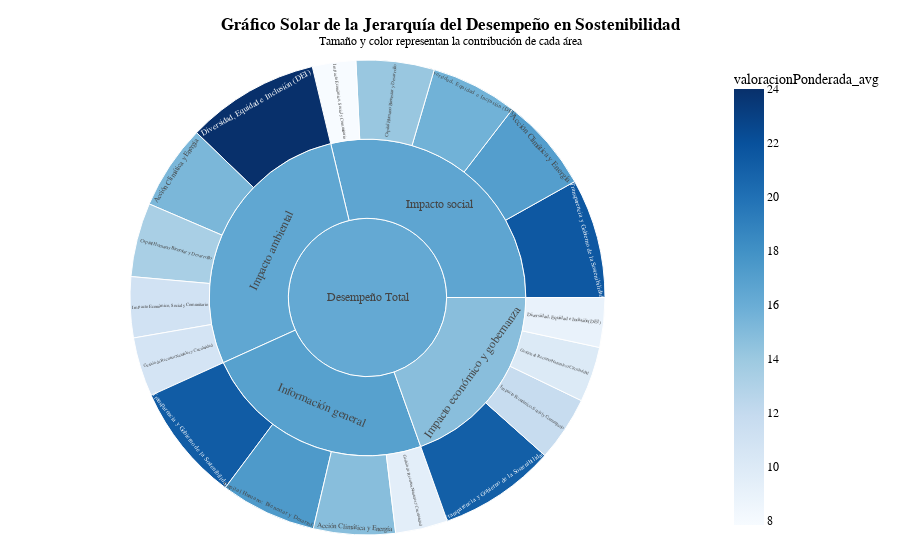

Notebook cell for this chart:
### Markdown cell above
## 8. Gráfico Solar (Sunburst) de la Jerarquía del Desempeño

### Code cell
# 1. Preparación de Datos para el Sunburst
# No se requiere una gran preparación, Plotly Express puede manejar la jerarquía directamente.
# Se asegura que no haya valores nulos en las columnas de la jerarquía.
sunburst_data = raw_data.dropna(subset=['Bloque', 'Nombre Pilar'])
sunburst_data = sunburst_data[sunburst_data['valoracionPonderada'] > 0]

# 2. Creación del Gráfico Sunburst con Plotly Express
# Agrupar los datos para calcular el promedio de 'valoracionPonderada'
# Esto es necesario porque queremos que el tamaño y el color reflejen el desempeño promedio, no la suma.
sunburst_agg_data = sunburst_data.groupby(['Bloque', 'Nombre Pilar']).agg(
    valoracionPonderada_avg=('valoracionPonderada', 'mean')
).reset_index()

fig_sunburst = px.sunburst(
    sunburst_agg_data,
    # La jerarquía define los anillos del gráfico, desde el centro hacia afuera.
    path=[px.Constant("Desempeño Total"), 'Bloque', 'Nombre Pilar'],
    # El tamaño y el color de cada segmento se basan en el promedio de la valoración ponderada.
    values='valoracionPonderada_avg',
    color='valoracionPonderada_avg',
    # Se usa una escala de color que va de un color claro a uno oscuro para representar la magnitud.
    color_continuous_scale='Blues',
    hover_data={'valoracionPonderada_avg': ':.2f'}
)

# 3. Personalización y Estilo del Gráfico
fig_sunburst.update_layout(
    title_text="<b>Gráfico Solar de la Jerarquía del Desempeño en Sostenibilidad</b><br><sup>Tamaño y color representan la contribución de cada área</sup>",
    title_x=0.5,
    margin = dict(t=60, l=25, r=25, b=25),
    font=dict(family="Arial, sans-serif", size=12, color="black")
)

# Personalización del hover para mostrar la información de forma más clara
fig_sunburst.update_traces(
    hovertemplate='<b>%{label}</b><br>Valoración Ponderada Total: %{value:,.2f}<br>Contribución al Padre: %{percentParent:.2%}<extra></extra>'
)

fig_sunburst.show()
save_chart_as_html(fig_sunburst, '08_sunburst_performance_hierarchy.html')
# Save as image
fig_sunburst.write_image("img/08_sunburst_performance_hierarchy.png", width=1000, height=800, scale=2)

### Figure 1 — Plotly figure (JSON) as saved in the notebook; plotly's stock layout.template omitted (floating-point values rounded to 4 significant figures)
{"data": [{"branchvalues": "total", "customdata": [[15.3], [13.36], [24.0], [10.69], [10.96], [8.959], [10.0], [11.75], [21.11], [17.07], [14.1], [15.66], [7.833], [21.54], [14.75], [17.37], [9.447], [21.27], [16.46], [14.74], [16.54], [16.89], [16.25]], "domain": {"x": [0, 1], "y": [0, 1]}, "hovertemplate": "<b>%{label}</b><br>Valoración Ponderada Total: %{value:,.2f}<br>Contribución al Padre: %{percentParent:.2%}<extra></extra>", "ids": ["Desempeño Total/Impacto ambiental/Acción Climática y Energía", "Desempeño Total/Impacto ambiental/Capital Humano: Bienestar y Desarrollo", "Desempeño Total/Impacto ambiental/Diversidad, Equidad e Inclusión (DEI)", "Desempeño Total/Impacto ambiental/Gestión de Recursos Naturales y Circularidad", "Desempeño Total/Impacto ambiental/Impacto Económico, Social y Comunitario", "Desempeño Total/Impacto económico y gobernanza/Diversidad, Equidad e Inclusión (DEI)", "Desempeño Total/Impacto económico y gobernanza/Gestión de Recursos Naturales y Circularidad", "Desempeño Total/Impacto económico y gobernanza/Impacto Económico, Social y Comunitario", "Desempeño Total/Impacto económico y gobernanza/Transparencia y Gobierno de la Sostenibilidad", "Desempeño Total/Impacto social /Acción Climática y Energía", "Desempeño Total/Impacto social /Capital Humano: Bienestar y Desarrollo", "Desempeño Total/Impacto social /Diversidad, Equidad e Inclusión (DEI)", "Desempeño Total/Impacto social /Impacto Económico, Social y Comunitario", "Desempeño Total/Impacto social /Transparencia y Gobierno de la Sostenibilidad", "Desempeño Total/Información general/Acción Climática y Energía", "Desempeño Total/Información general/Capital Humano: Bienestar y Desarrollo", "Desempeño Total/Información general/Gestión de Recursos Naturales y Circularidad", "Desempeño Total/Información general/Transparencia y Gobierno de la Sostenibilidad", "Desempeño Total/Impacto ambiental", "Desempeño Total/Impacto económico y gobernanza", "Desempeño Total/Impacto social ", "Desempeño Total/Información general", "Desempeño Total"], "labels": ["Acción Climática y Energía", "Capital Humano: Bienestar y Desarrollo", "Diversidad, Equidad e Inclusión (DEI)", "Gestión de Recursos Naturales y Circularidad", "Impacto Económico, Social y Comunitario", "Diversidad, Equidad e Inclusión (DEI)", "Gestión de Recursos Naturales y Circularidad", "Impacto Económico, Social y Comunitario", "Transparencia y Gobierno de la Sostenibilidad", "Acción Climática y Energía", "Capital Humano: Bienestar y Desarrollo", "Diversidad, Equidad e Inclusión (DEI)", "Impacto Económico, Social y Comunitario", "Transparencia y Gobierno de la Sostenibilidad", "Acción Climática y Energía", "Capital Humano: Bienestar y Desarrollo", "Gestión de Recursos Naturales y Circularidad", "Transparencia y Gobierno de la Sostenibilidad", "Impacto ambiental", "Impacto económico y gobernanza", "Impacto social ", "Información general", "Desempeño Total"], "marker": {"coloraxis": "coloraxis", "colors": [15.3, 13.36, 24.0, 10.69, 10.96, 8.959, 10.0, 11.75, 21.11, 17.07, 14.1, 15.66, 7.833, 21.54, 14.75, 17.37, 9.447, 21.27, 16.46, 14.74, 16.54, 16.89, 16.25]}, "name": "", "parents": ["Desempeño Total/Impacto ambiental", "Desempeño Total/Impacto ambiental", "Desempeño Total/Impacto ambiental", "Desempeño Total/Impacto ambiental", "Desempeño Total/Impacto ambiental", "Desempeño Total/Impacto económico y gobernanza", "Desempeño Total/Impacto económico y gobernanza", "Desempeño Total/Impacto económico y gobernanza", "Desempeño Total/Impacto económico y gobernanza", "Desempeño Total/Impacto social ", "Desempeño Total/Impacto social ", "Desempeño Total/Impacto social ", "Desempeño Total/Impacto social ", "Desempeño Total/Impacto social ", "Desempeño Total/Información general", "Desempeño Total/Información general", "Desempeño Total/Información general", "Desempeño Total/Información general", "Desempeño Total", "Desempeño Total", "Desempeño Total", "Desempeño Total", ""], "type": "sunburst", "values": [15.3, 13.36, 24.0, 10.69, 10.96, 8.959, 10.0, 11.75, 21.11, 17.07, 14.1, 15.66, 7.833, 21.54, 14.75, 17.37, 9.447, 21.27, 74.31, 51.82, 76.2, 62.84, 265.2]}], "layout": {"coloraxis": {"colorbar": {"title": {"text": "valoracionPonderada_avg"}}, "colorscale": [[0, "rgb(247,251,255)"], [0.125, "rgb(222,235,247)"], [0.25, "rgb(198,219,239)"], [0.375, "rgb(158,202,225)"], [0.5, "rgb(107,174,214)"], [0.625, "rgb(66,146,198)"], [0.75, "rgb(33,113,181)"], [0.875, "rgb(8,81,156)"], [1, "rgb(8,48,107)"]]}, "font": {"color": "black", "family": "Arial, sans-serif", "size": 12}, "legend": {"tracegroupgap": 0}, "margin": {"b": 25, "l": 25, "r": 25, "t": 60}, "title": {"text": "<b>Gráfico Solar de la Jerarquía del Desempeño en Sostenibilidad</b><br><sup>Tamaño y color representan la contribución de cada área</sup>", "x": 0.5}}}
